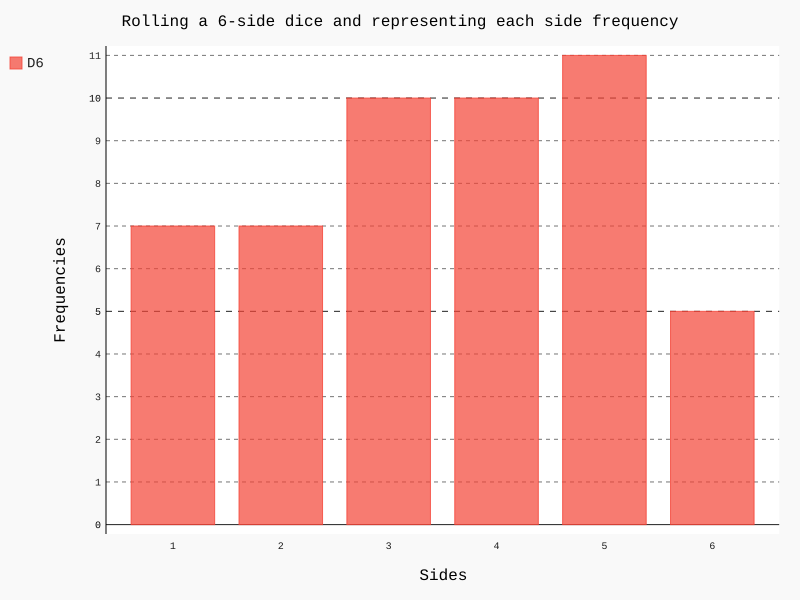

Here is the Python script that generated this plot:
## I'm going to 'roll' a dice multiple times and then represent in a histogram how many times each side was chosen.

import random
import pygal

class Dice():
    def __init__(self, sides=6):
        self.sides = sides
        self.each_side = ['1', '2', '3', '4', '5', '6']
        self.random_sides = []
        self.side_frequency = []

    def rolling(self):
        while len(self.random_sides) < 50:
            rnd_numbers = str(random.randint(1, self.sides))
            self.random_sides.append(rnd_numbers)

dice = Dice()
dice.rolling()

for number in dice.each_side:
    if number in dice.random_sides:
        counting = dice.random_sides.count(number)
        dice.side_frequency.append(counting)

################ CREATING THE HISTOGRAM ###################

bar = pygal.Bar()

bar.title = 'Rolling a 6-side dice and representing each side frequency'
bar.x_labels = dice.each_side
bar.x_title = 'Sides'
bar.y_title = 'Frequencies'
bar.add('D6', dice.side_frequency)

bar.render_to_file('dice_roller.svg')
